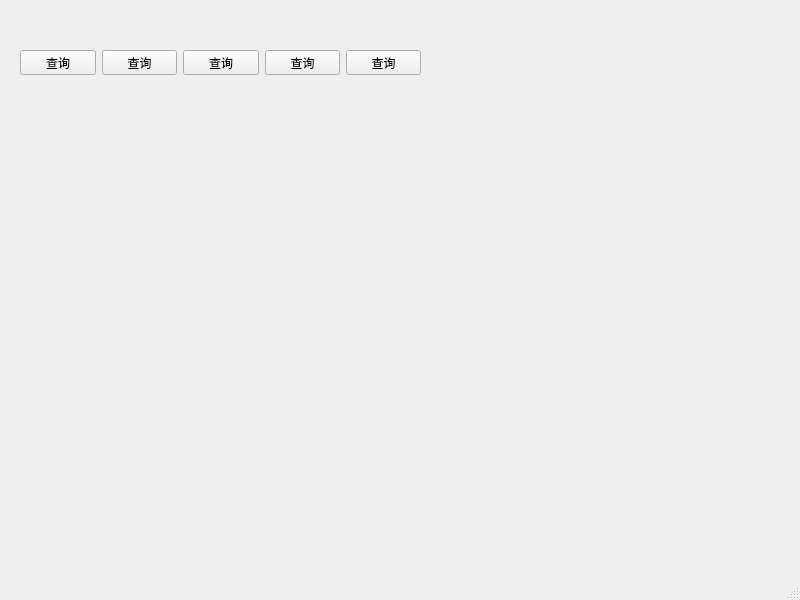
<?xml version="1.0" encoding="UTF-8"?>
<ui version="4.0">
 <class>MainWindow</class>
 <widget class="QMainWindow" name="MainWindow">
  <property name="geometry">
   <rect>
    <x>0</x>
    <y>0</y>
    <width>800</width>
    <height>600</height>
   </rect>
  </property>
  <property name="windowTitle">
   <string>MainWindow</string>
  </property>
  <widget class="QWidget" name="centralwidget">
   <widget class="QWidget" name="">
    <property name="geometry">
     <rect>
      <x>20</x>
      <y>50</y>
      <width>401</width>
      <height>25</height>
     </rect>
    </property>
    <layout class="QHBoxLayout" name="horizontalLayout">
     <item>
      <widget class="QPushButton" name="pushButton">
       <property name="text">
        <string>查询</string>
       </property>
      </widget>
     </item>
     <item>
      <widget class="QPushButton" name="pushButton_2">
       <property name="text">
        <string>查询</string>
       </property>
      </widget>
     </item>
     <item>
      <widget class="QPushButton" name="pushButton_3">
       <property name="text">
        <string>查询</string>
       </property>
      </widget>
     </item>
     <item>
      <widget class="QPushButton" name="pushButton_4">
       <property name="text">
        <string>查询</string>
       </property>
      </widget>
     </item>
     <item>
      <widget class="QPushButton" name="pushButton_5">
       <property name="text">
        <string>查询</string>
       </property>
      </widget>
     </item>
    </layout>
   </widget>
  </widget>
  <widget class="QMenuBar" name="menubar">
   <property name="geometry">
    <rect>
     <x>0</x>
     <y>0</y>
     <width>800</width>
     <height>23</height>
    </rect>
   </property>
  </widget>
  <widget class="QStatusBar" name="statusbar"/>
 </widget>
 <resources/>
 <connections/>
</ui>
